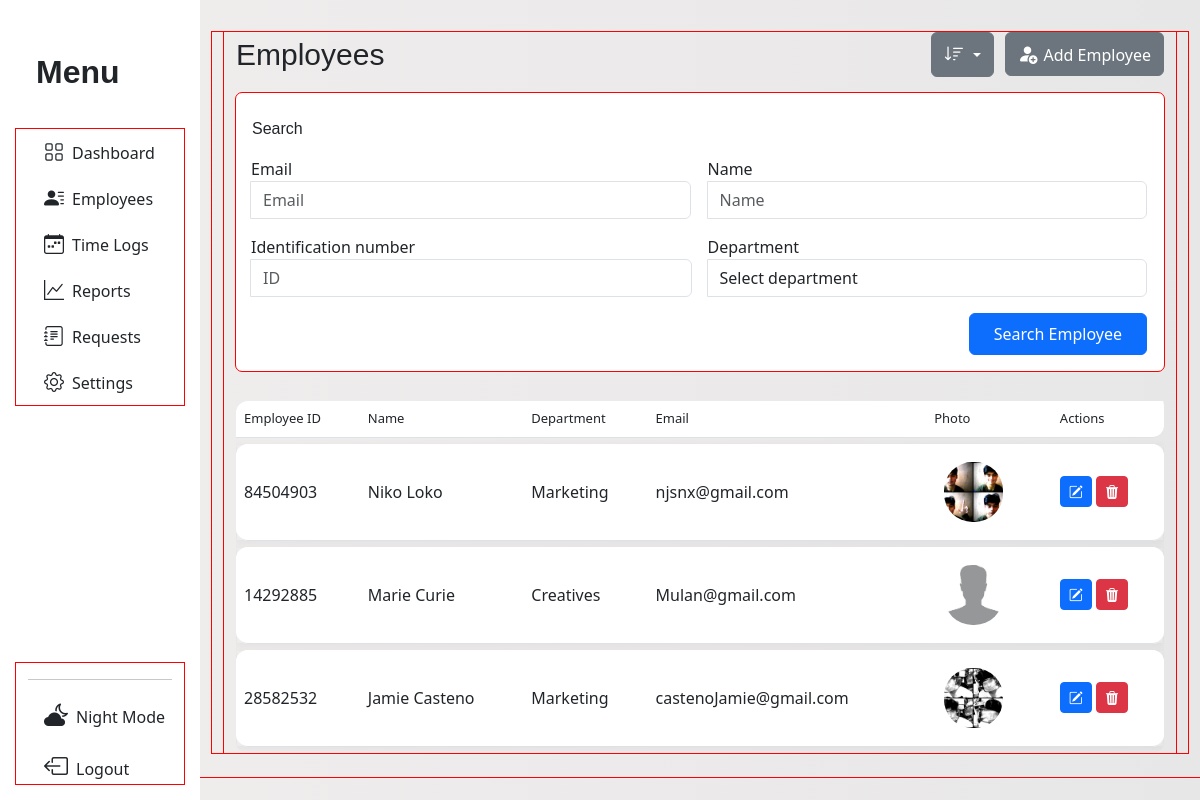
Page /search_employee on the earlier database version.
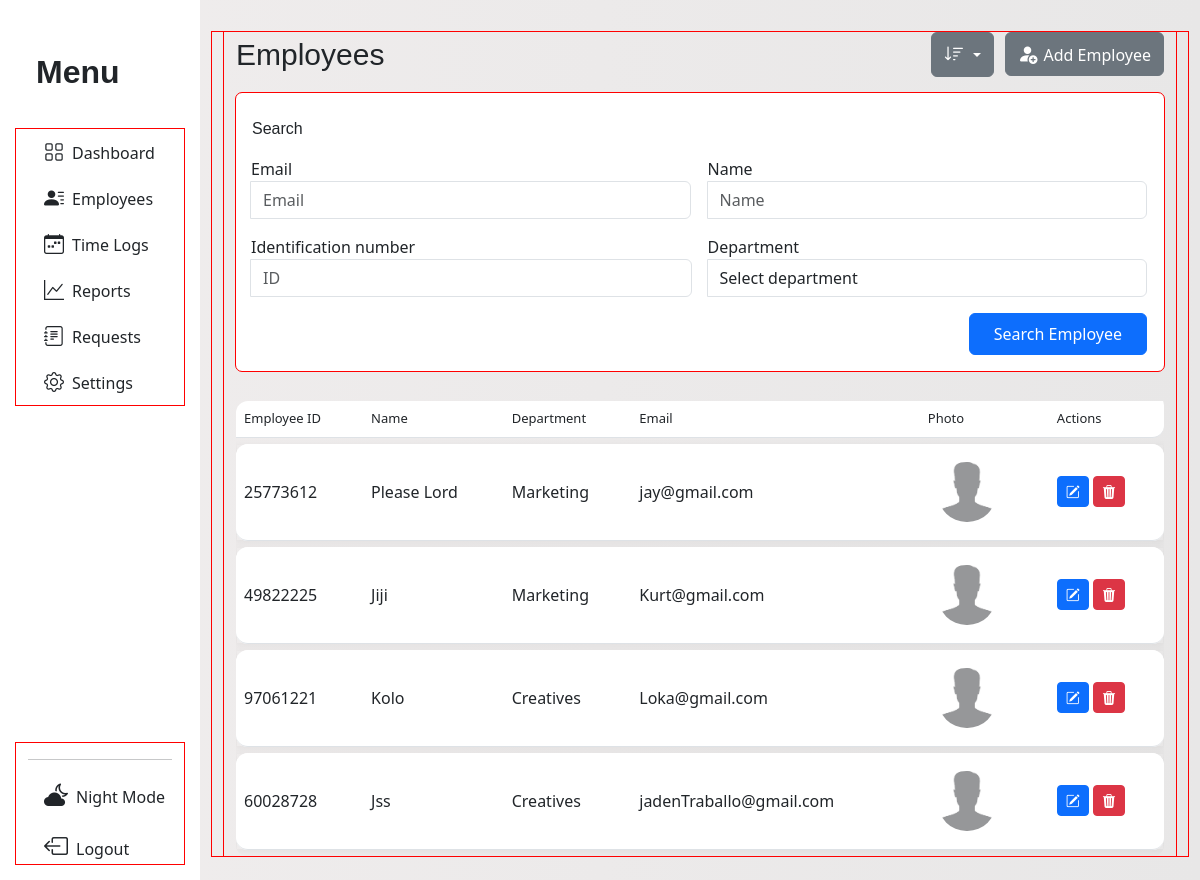
Same page on the later database version.
### tables this page shows
CREATE TABLE employee 
                            (id INTEGER PRIMARY KEY AUTOINCREMENT,
                            employee_id TEXT, name TEXT, department TEXT,
                            photo_path TEXT, email TEXT);

### App/main.py (the view)
@app.route('/search_employee', methods=['GET'])
def search_employee():
    iden_num = request.args.get('identification-number')
    name = request.args.get('name')
    department = request.args.get('department')
    email = request.args.get('email')
    filters = []
    values = []
    if iden_num:
        filters.append("employee_id = ?")
        values.append(iden_num)
    if name:
        filters.append("name LIKE ?")
        values.append(f"%{name}%")
    if department:
        filters.append("department = ?")
        values.append(department)
    if email:
        filters.append("email LIKE ?")
        values.append(f"%{email}%")
    where_clause = " AND ".join(filters) if filters else "1=1"
    try:
        with sqlite3.connect(db.connect_employee()) as con:
            cur = con.cursor()
            query = f"""
                SELECT employee_id, name, department, email, photo_path, id
                FROM employee
                WHERE {where_clause}
            """
            cur.execute(query, values)
            results = cur.fetchall()
            return render_template('e_manage.html', employee=results,
                       iden_num=iden_num, name=name, department=department, email=email)
    except sqlite3.Error as e:
        print("Fetch error:", e)
        results = []
    return render_template('e_manage.html', employee=results)

### App/database.py (called while the page is built)
    def connect_employee(self):
        return self.employee_database

### App/templates/e_manage.html (shortened to what this page needs)
<!DOCTYPE html>
<html lang="en">
<head>
  <link rel="stylesheet" href="{{ url_for('static', filename='dash.css') }}">
  <link rel="stylesheet" href="{{ url_for('static', filename='manage.css') }}">
  <link href="https://cdn.jsdelivr.net/npm/bootstrap-icons@1.11.3/font/bootstrap-icons.css" rel="stylesheet">
  <link href='https://unpkg.com/boxicons@2.1.4/css/boxicons.min.css' rel='stylesheet'>
  <link href="https://cdn.jsdelivr.net/npm/bootstrap@5.3.0/dist/css/bootstrap.min.css" rel="stylesheet">
</head>
<body>
<div class="container-fluid overflow-hidden">
  <div class="row vh-100 overflow-auto">
<nav id="sidebarMenu" class="col-12 col-sm-3 col-xl-2 bg-col px-0 position-sticky sticky-top">
  <div class="d-flex w-100 flex-column p-3 align-items-sm-start pt-5 h-100">
    <a href="/" class="d-flex align-items-center mb-3 mb-md-0 me-md-auto text-dark text-decoration-none">
      <span class="fs-2 text">M<span class="d-sm-inline fs-2">enu</span></span>
    </a>
    <ul class="nav nav-pills flex-column mb-auto w-100" id="menu">
      <div class="container con-li">
        <li class="nav-item">
          <a href="{{ url_for('management') }}" class="nav-link text-dark">
            <i class="fs-5 bi-grid"></i><span class="ms-2">Dashboard</span>
          </a>
        </li>
        <li class="nav-item">
          <a class="nav-link text-dark" href="{{ url_for('employees_management')}}">
            <i class="bi bi-person-lines-fill fs-5"></i><span class="ms-2">Employees</span>
          </a>
        </li>
        <li>
          <a href="#" class="nav-link text-dark">
            <i class="bi bi-calendar-week fs-5"></i><span class="ms-2">Time Logs</span>
          </a>
        </li>
        <li>
          <a href="#" class="nav-link text-dark">
            <i class="fs-5 bi bi-graph-up"></i><span class="ms-2">Reports</span>
          </a>
        </li>
        <li class="nav-item">
          <a class="nav-link text-dark" data-bs-toggle="collapse" href="#requestsSubMenu" role="button" aria-expanded="false" aria-controls="requestsSubMenu">
            <i class="fs-5 bi bi-journal-text"></i><span class="ms-2">Requests</span>
          </a>
        </li>
        <li>
          <a href="#" class="nav-link text-dark">
            <i class="fs-5 bi bi-gear"></i><span class="ms-2">Settings</span>
          </a>
        </li>
      </div>
    </ul>
    <div class="container">
      <hr>
      <a href="{{ url_for('admin_login') }}" class="nav-link text-dark mt-3">
        <i class="bi bi-cloud-moon-fill fs-4 ms-3"></i><span class="ms-2">Night Mode</span>
      </a>
      <a href="{{ url_for('admin_login') }}" class="nav-link text-dark mt-3">
        <i class="bi bi-box-arrow-left fs-4 ms-3"></i><span class="ms-2">Logout</span>
      </a>
    </div>
  </div>
</nav>
    <div class="col d-flex flex-column">
      <main class="row overflow-auto">
        <div class="col pt-3">
          <div class="container">
        <div class="container mt-3">
      <div class="d-flex flex-row gap-2 ">
        <p id="e-text">Employees</p>
      <div class="dropdown mb-3 d-flex w-100 justify-content-end">
        <button class="btn btn-secondary dropdown-toggle" type="button" id="sortDropdown" data-bs-toggle="dropdown" aria-expanded="false">
          <i class="bi bi-sort-down"></i>
        </button>
      </div>
      <div class="text-nowrap">
        <a href="{{ url_for('add_employee') }}" class="text-dark">
          <button class="btn btn-secondary" type="button" id="addEmployee" data-bs-toggle="Add Employee" aria-expanded="false"><i class="bi bi-person-fill-add"></i><span>Add Employee</span></button>
        </a>
      </div>
      </div>
      <form action="{{ url_for('search_employee') }}" method="get">
       <div class="input-group container search-con d-flex flex-column h-25 p-3">
        <p class="pt-2 search-txt">Search</p>
        <div class="d-flex gap-3">
          <div class="input-group mb-3 d-flex flex-column">
            <label for="e-employee">Email</label>
            <input name="email" value="{{ email or '' }}"  autocomplete="off" type="email" id="e-employee" class="form-control w-100" placeholder="Email" aria-label="Email" aria-describedby="basic-addon2">
          </div>
          <div class="input-group mb-3 d-flex flex-column">
              <label for="e-name">Name</label>
              <input name="name"  value="{{ name or '' }}"  autocomplete="off" id="e_name" type="text" class="form-control w-100" placeholder="Name" aria-label="Name" aria-describedby="inputGroup-sizing-name">
          </div>
        </div>
        <div class="d-flex flex-row gap-3">
           <div class="input-group mb-3 d-flex flex-colum h-25">
                <label for="e-id">Identification number</label>
                <input name="identification-number" value="{{ iden_num or '' }}" autocomplete="off" id="e-id" type="text" class="form-control w-100" placeholder="ID" aria-label="ID" aria-describedby="inputGroup-sizing-id">
            </div>
            <div class="input-group mb-3 d-flex flex-column h-25">
              <label for="e-dept">Department</label>
              <select id="e-dept" class="form-control w-100" name="department">
                <option selected disabled>Select department</option>
              </select>
            </div>
          </div>
          <div class="d-flex w-100 justify-content-end">
            <button id="search" type="submit" class="btn btn-primary px-4 py-2 w-md-50 w-lg-25 text-nowrap ">
              Search Employee
            </button>
          </div>
        </div>
      </form>
              <table id="employee-table" class="table custom-table my-4">
                <thead class="head">
                  <tr>
                    <th>Employee ID</th>
                    <th>Name</th>
                    <th>Department</th>
                    <th>Email</th>
                    <th>Photo</th>
                    <th>Actions</th>
                  </tr>
                </thead>
                <tbody>
            {% if employee %}
              {% for emp in employee %}
                <tr>
                  <td>{{ emp[0] }}</td>
                  <td id="name">{{ emp[1] }}</td>
                  <td>{{ emp[2] }}</td>
                  <td>{{ emp[3] }}</td>
                  <td>
                    {% if emp[4] %}
                      <img class="employee-photos" src="{{ url_for('static', filename=emp[4] if emp[4] else employees_img/default.jpg) }}" width="100" alt="Employee Photo">
                    {% endif %}
                  </td>
                  <td>
                    <a href="{{ url_for('edit_employees_profile', id=emp[5]) }}" class="btn btn-primary btn-sm"><i class="bi bi-pencil-square"></i></a>
                    <a href="{{ url_for('delete_employee_profile', id=emp[5]) }}" class="btn btn-danger btn-sm"><i class="bi bi-trash3-fill"></i></a>
                  </td>
                </tr>
              {% endfor %}
              {% else %}
              <tr>
                <td colspan="6" class="text-center">No employee found.</td>
              </tr>
              {% endif %}
            </tbody>
          </table>
        </div>
      </div>
    </main>
    </div>
  </div>
</div>
</body>
</html>

### App/static/dash.css (style rules this page uses)
* { scrollbar-width: none; }
body { background: linear-gradient(to right, #f0eded, #e8e7e7); overflow-x: hidden; scrollbar-width: none; height: 100%; }
.text { font-weight: 600; font-family:'Gill Sans', 'Gill Sans MT', Calibri, 'Trebuchet MS', sans-serif; padding-left: 20px; }
.bg-col { background-color: rgb(255, 255, 255) !important; }
.dropdown { width: 100%; z-index: 100; }
.custom-table { border-collapse: separate !important; border-spacing: 0 6px; height: 30px; border-radius: 10px; overflow: hidden; }
.custom-table tbody tr td, .custom-table tbody tr th { height: 70px; vertical-align: middle; }
.custom-table tbody tr { background-color: #fff; box-shadow: 0 2px 8px rgba(0, 0, 0, 0.05); }
.custom-table tbody tr td:first-child, .custom-table tbody tr th:first-child { border-top-left-radius: 12px; border-bottom-left-radius: 12px; }
.custom-table tbody tr td:last-child { border-top-right-radius: 12px; border-bottom-right-radius: 12px; }
.custom-table thead th:first-child { border-top-left-radius: 12px; }
.custom-table thead th:last-child { border-bottom-right-radius: 12px; }
thead.head th { font-size: small; font-weight: 500; }
.bg-col { background-color: white; }
.bg-col ul li { transition: background-color 0.3s ease, padding 0.3s ease; width: 170px; border-radius: 1em; }
#sidebarMenu { height: 100vh; overflow-y: scroll; overflow-x: hidden; position: sticky; top: 0; scrollbar-width: none; -ms-overflow-style: none; }
main, .container, .row, .col { outline: 1px solid red; }
.search-con { background-color: white; border-radius: 6px; }
.search-txt { font-weight: 400; font-family: 'Gill Sans', 'Gill Sans MT', Calibri, 'Trebuchet MS', sans-serif; }
#sortDropdown i { font-size: 20px; }
#e-text { font-size: 30px; font-weight: 500; font-family: sans-serif; }
#e_name { text-transform: capitalize; }
#addEmployee { margin-left: 3px; }
#addEmployee i { font-size: 20px; }
#addEmployee span { padding-left: 6px; }

### App/static/manage.css (style rules this page uses)
.employee-photos { padding: 10px; width: 4.9rem; height: 5rem; border-radius: 2.4em; object-fit: cover; }
#name { text-transform: capitalize; }

Differences in the rows shown:
removed employee: employee "84504903", name "Niko Loko", department "Marketing", email "njsnx@gmail.com", photo_path (picture)
removed employee: employee "14292885", name "Marie Curie", department "Creatives", email "Mulan@gmail.com", photo_path (placeholder picture)
removed employee: employee "28582532", name "Jamie Casteno", department "Marketing", email "castenoJamie@gmail.com", photo_path (picture)
added employee: employee "25773612", name "Please Lord", department "Marketing", email "jay@gmail.com", photo_path (placeholder picture)
added employee: employee "49822225", name "Jiji", department "Marketing", email "Kurt@gmail.com", photo_path (placeholder picture)
added employee: employee "97061221", name "Kolo", department "Creatives", email "Loka@gmail.com", photo_path (placeholder picture)
added employee: employee "60028728", name "Jss", department "Creatives", email "jadenTraballo@gmail.com", photo_path (placeholder picture)
